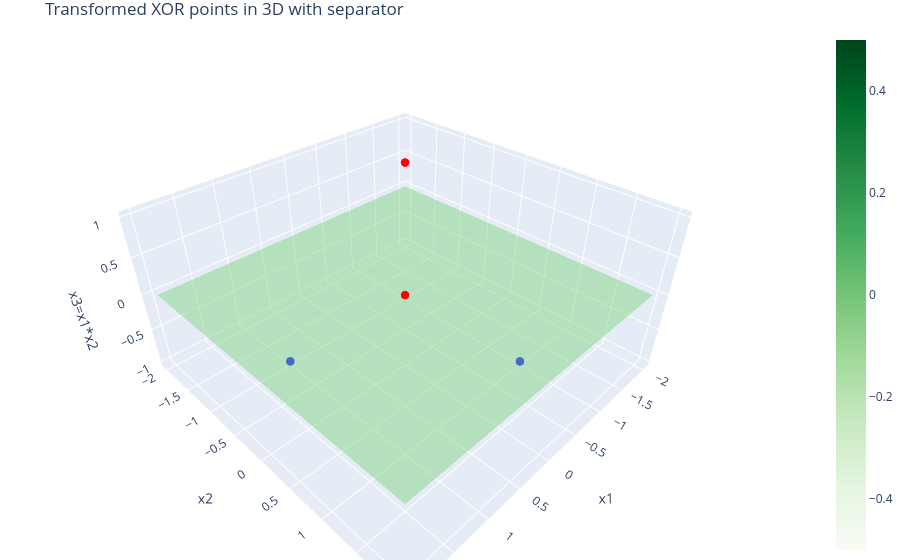

The notebook cell this image was saved under:
### Code cell
import plotly.graph_objects as go
import numpy as np

# Original XOR dataset in 2D
X = np.array([[1, 1], [-1, -1], [1, -1], [-1, 1]])
y = np.array([1, 1, -1, -1])

# Applying the feature transformation to 3D: x3 = x1 * x2
X_transformed = np.hstack((X, (X[:, 0] * X[:, 1]).reshape(-1, 1)))

# Create a Plotly figure
fig = go.Figure()

# Add the points to the plot
colors = ['red' if label == 1 else 'blue' for label in y]

fig.add_trace(
    go.Scatter3d(
        x=X_transformed[:, 0],
        y=X_transformed[:, 1],
        z=X_transformed[:, 2],
        mode='markers',
        marker=dict(color=colors, size=5)
    )
)

# Define the separator plane
xx, yy = np.meshgrid(
    np.linspace(-2, 2, 50),
    np.linspace(-2, 2, 50)
)

zz = 0 * xx

fig.add_trace(
    go.Surface(
        x=xx,
        y=yy,
        z=zz,
        opacity=0.5,
        colorscale='Greens'
    )
)

# Set the layout for a better view
fig.update_layout(
    title='Transformed XOR points in 3D with separator',
    scene=dict(
        xaxis_title='x1',
        yaxis_title='x2',
        zaxis_title='x3=x1*x2'
    ),
    margin=dict(l=0, r=0, b=0, t=30)
)

# Show the figure
fig.show()

### Figure 1 — Plotly figure (JSON) as saved in the notebook; plotly's stock layout.template omitted (floating-point values rounded to 4 significant figures; data arrays with more than 128 entries replaced by an {"elided": "..."} marker saying what was removed)
{"data": [{"marker": {"color": ["red", "red", "blue", "blue"], "size": 5}, "mode": "markers", "type": "scatter3d", "x": [1, -1, 1, -1], "y": [1, -1, -1, 1], "z": [1, 1, -1, -1]}, {"colorscale": [[0, "rgb(247,252,245)"], [0.125, "rgb(229,245,224)"], [0.25, "rgb(199,233,192)"], [0.375, "rgb(161,217,155)"], [0.5, "rgb(116,196,118)"], [0.625, "rgb(65,171,93)"], [0.75, "rgb(35,139,69)"], [0.875, "rgb(0,109,44)"], [1, "rgb(0,68,27)"]], "opacity": 0.5, "type": "surface", "x": {"elided": "50x50 float values"}, "y": {"elided": "50x50 float values"}, "z": {"elided": "50x50 float values"}}], "layout": {"margin": {"b": 0, "l": 0, "r": 0, "t": 30}, "scene": {"xaxis": {"title": {"text": "x1"}}, "yaxis": {"title": {"text": "x2"}}, "zaxis": {"title": {"text": "x3=x1*x2"}}}, "title": {"text": "Transformed XOR points in 3D with separator"}}}
